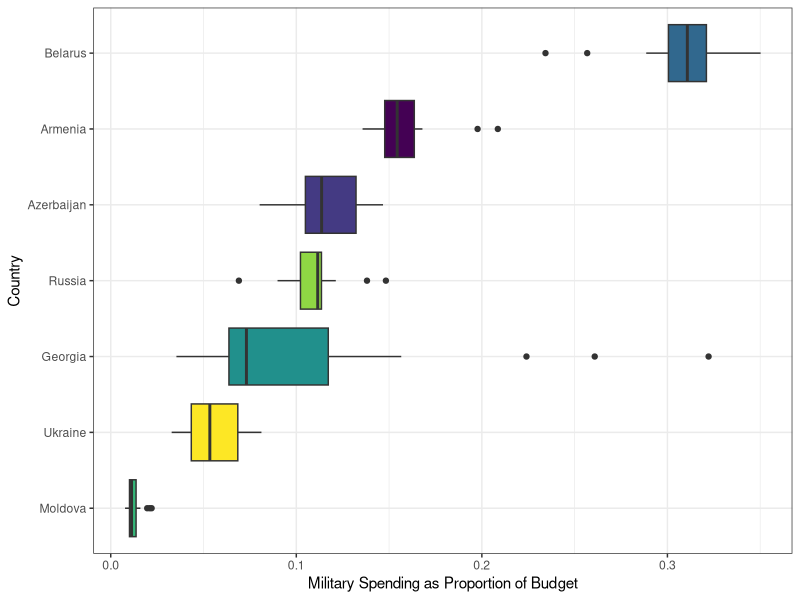

Source code (R):
## ---- chunk 1
#| label: setup

library(readxl) 
library(tidyverse)
## ---- chunk 2
#| label: read-in-military-data

military <- read_xlsx("data/data-raw/gov_spending_per_capita.xlsx",  #read the spreadsheet
                      sheet = "Share of Govt. spending",    #select the share of gov't sheet
                      skip  = 7,                            #skip the first 7 rows 
                      n_max = 191,                          #only include up to rows 191
                      na = c("xxx", ". ."))                  #specify which values to treat as NA
## ---- chunk 3
#| label: regional-totals

cont_region <- read_xlsx("data/data-raw/gov_spending_per_capita.xlsx", 
                      sheet = "Regional totals", 
                      skip = 14,
                      n_max = 36) |> 
  filter(Region != "World total (including Iraq)", 
         Region != "World total (excluding Iraq)")
## ---- chunk 4
#| label: id-regions
regions <- cont_region |> 
  pull(Region)
## ---- chunk 5
#| label: filter-regions
military_clean <- military |> 
  filter(!Country %in% regions)
## ---- chunk 6
#| label: inspecting-what-regions-were-not-removed

military_clean |> 
  filter(if_all(.cols = -Country,   #hint: what is the easiest way to include every column except `Country`
                .fns = is.na)   #hint: what function in R (there are several) tests if a value is missing or is NA?
         )
## ---- chunk 7
#| label: pivoting-military-data-longer
military_long <- military_clean |> 
  pivot_longer(4:35, names_to = "year", values_to = "spending")

## ---- chunk 8
#| label: side-by-side-boxplots-east-europe

# Countries to include in the plot! 
eastern_europe <- c("Armenia", 
                    "Azerbaijan",
                    "Belarus", 
                    "Georgia", 
                    "Moldova", 
                    "Russia", 
                    "Ukraine")

# Hint - look at the code chunk `filter-regions` and Question 2 for code similar to what you will want to use to filter out just these countries.  

military_long |> 
  filter(Country %in% eastern_europe) |> 
  ggplot(aes(x = spending,
             y = fct_reorder(Country, spending),
             fill = Country)) +
  geom_boxplot() +
  theme_bw() +
  scale_fill_viridis_d() +
  guides(fill = "none") +
  labs(x = "Military Spending as Proportion of Budget",
       y = "Country")
